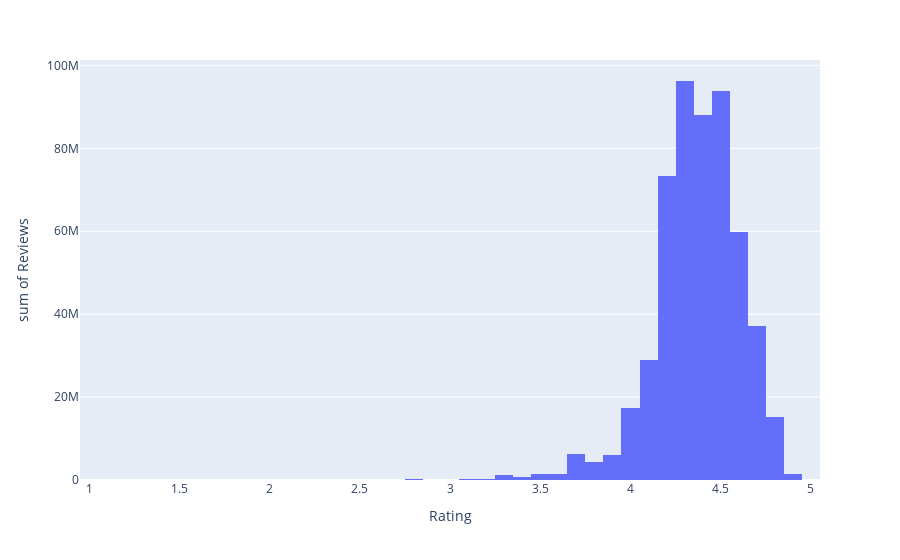

The notebook cell this image was saved under:
### Code cell
px.histogram(DATA, x = 'Rating', y = 'Reviews')

### Figure 1 — Plotly figure (JSON) as saved in the notebook; plotly's stock layout.template omitted (floating-point values rounded to 4 significant figures; data arrays with more than 128 entries replaced by an {"elided": "..."} marker saying what was removed)
{"data": [{"alignmentgroup": "True", "bingroup": "x", "histfunc": "sum", "hovertemplate": "Rating=%{x}<br>sum of Reviews=%{y}<extra></extra>", "legendgroup": "", "marker": {"color": "#636efa", "pattern": {"shape": ""}}, "name": "", "offsetgroup": "", "orientation": "v", "showlegend": false, "type": "histogram", "x": {"elided": "7496 float values"}, "xaxis": "x", "y": {"elided": "7496 int values"}, "yaxis": "y"}], "layout": {"barmode": "relative", "legend": {"tracegroupgap": 0}, "margin": {"t": 60}, "xaxis": {"anchor": "y", "domain": [0, 1], "title": {"text": "Rating"}}, "yaxis": {"anchor": "x", "domain": [0, 1], "title": {"text": "sum of Reviews"}}}}
